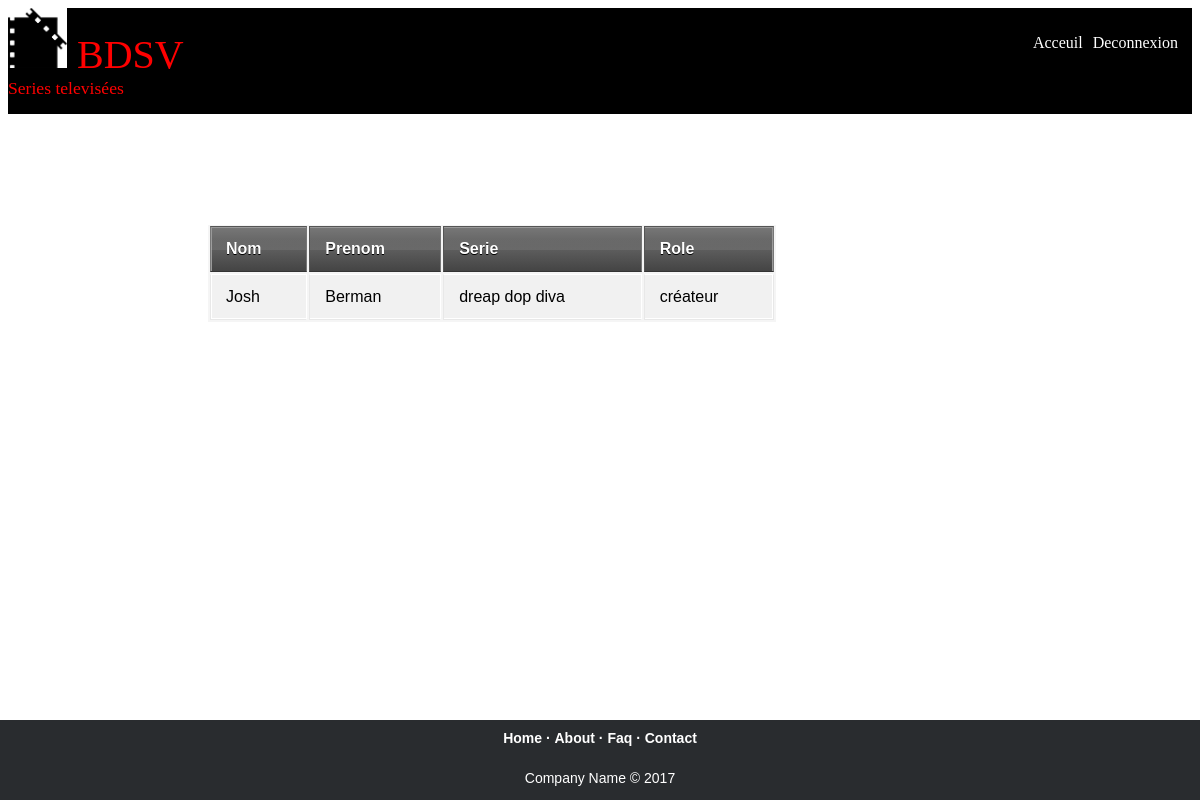
The page /participations.php?num_personnel=7 on the database its author committed.
### tables this page shows
CREATE TABLE IF NOT EXISTS `staf` (
  `num_personnel` int(11) NOT NULL,
  `nom_personnel` varchar(20) NOT NULL,
  `prenom_personnel` varchar(50) NOT NULL,
  `Statut` varchar(120) NOT NULL,
  PRIMARY KEY (`num_personnel`),
  KEY `num_personnel` (`num_personnel`)
);

CREATE TABLE IF NOT EXISTS `participations` (
  `id_participation` int(11) NOT NULL,
  `num_personnel` int(20) NOT NULL,
  `TITRE_SERIE` varchar(50) NOT NULL,
  PRIMARY KEY (`id_participation`),
  KEY `num_personnel` (`num_personnel`),
  KEY `TITRE_SERIE` (`TITRE_SERIE`)
);

### participations.php (the view, shortened to what this page needs)
<!DOCTYPE html>
<html >
  <head>
	 <link rel="stylesheet" type="text/css" href="css/style.css">
  </head>
  <body>
    <header>
				<div id="titre_principal">
                     <div id="logo">
                        <img src="images/logo1.jpg" alt="Logo cinema" />
                        <h1>BDSV</h1>
                      </div>
                    <h2>Series televisées </h2>
                     <div id="droite">
				        <nav>
                        <ul>
                        <li><a href="index1.php">Acceuil</a></li>
                        <li><a href="deconnexion.php">Deconnexion</a></li>
                        </ul>
                        </nav>
				      </div>
                 </div>
    </header>
	<div class="Container">
        <div class="MainWebsite">
          <div class="Feeds">
               <div class="Results">
                 <table class="table">
                   <thead>
                     <tr>
                      <th>Nom </th>
                      <th>Prenom</th>
					  <th>Serie </th>
                      <th>Role</th>
                      </tr>
                    </thead>
                    <tbody>
 <?php
try
{
$bdd = new PDO('mysql:host=localhost;dbname=cinema;charset=utf8', 'root', '');
}
catch(Exception $e)
{
        die('Erreur : '.$e->getMessage());
}
$num = $_REQUEST['num_personnel'];
$reponse = $bdd->query('SELECT * FROM staf where num_personnel="'.$num.'"');
while ($donnees = $reponse->fetch())
{
?>
                      <tr>
                        <td><?php  echo $donnees['nom_personnel']; ?></td>
						<td><?php  echo $donnees['prenom_personnel']; ?></td>
                        <td>
						<?php
                        $ttr= $donnees['num_personnel'];
                        $rep = $bdd->query('SELECT * FROM participations where num_personnel="'.$ttr.'" ');
                        while ($don = $rep->fetch())
                        {?>
                         <?php  echo $don['TITRE_SERIE'];  ?>
                        <?php  }?>
						</td>
						<td><?php  echo $donnees['Statut']; ?></td>
                      </tr><?php  }?>
                     </tbody>
                   </table>
               </div>
        </div>
     </div>
<footer class="footer">
			<div class="footer-centre">
				<p class="footer-links">
					<a href="#">Home</a>
					·
					<a href="#">About</a>
					·
					<a href="#">Faq</a>
					·
					<a href="#">Contact</a>
				</p>
				<p>Company Name © 2017 </p>
			</div>
</footer>
  </body>
</html>

### css/style.css (style rules this page uses)
body { background-image: url("http://cdn.wallpapersafari.com/50/68/ecUsXL.jpg"); font-family: 'Trebuchet MS', Arial, sans-serif; }
section h1, nav a { font-family: Dayrom, serif; font-weight: normal; }
header { background-color :black ; display: flex; justify-content: space-between; align-items: flex-end; }
#titre_principal { display: flex; flex-direction: column; }
#logo { display: flex; flex-direction: row; align-items: baseline; }
#logo img { width: 59px; height: 60px; }
header h1 { font-family: 'BallparkWeiner', serif; font-size: 2.5em; font-weight: normal; color : red ; margin: 0 0 0 10px; }
header h2 { font-family: Dayrom, serif; font-size: 1.1em; margin-top: 0px; font-weight: normal; color:red ; }
* { box-sizing:border-box; }
#droite { position:absolute; right:1%; top:1.1em; }
nav ul { list-style-type: none; display: flex; }
nav li { margin-right: 10px; }
nav a { color: white; padding-bottom: 3px; text-decoration: none; }
footer { position:absolute; bottom:0; right:0; left:0; background-color :black; color: white; }
.footer { background-color: #292c2f; box-shadow: 0 1px 1px 0 rgba(0, 0, 0, 0.12); box-sizing: border-box; width: 100%; text-align: center; font: normal 14px sans-serif; margin-top: 100px; }
.footer p.footer-links { font-weight: bold; color: #ffffff; padding: 10px 0 10px; margin: 0 }
.footer p.footer-links a { display:inline-block; text-decoration: none; color: inherit; }
.Feeds { position: relative; width: 80%; height: auto; }
.Results { position: relative; top: 80px; width: 60%; height: auto; left: 200px; background: red; background-color: #FFF4F4; }
.Results .table { width: 100%; }
table { background: #f5f5f5; border-collapse: separate; box-shadow: inset 0 1px 0 #fff; font-size: 16px; line-height: 24px; margin: 30px auto; text-align: left; width: 800px; }
th { background: url(http://jackrugile.com/images/misc/noise-diagonal.png), linear-gradient(#777, #444); border-left: 1px solid #555; border-right: 1px solid #777; border-top: 1px solid #555; border-bottom: 1px solid #333; box-shadow: inset 0 1px 0 #999; color: #fff; font-weight: bold; padding: 10px 15px; position: relative; text-shadow: 0 1px 0 #000; }
th:after { background: linear-gradient(rgba(255,255,255,0), rgba(255,255,255,.08)); content: ''; display: block; height: 25%; left: 0; margin: 1px 0 0 0; position: absolute; top: 25%; width: 100%; }
th:first-child { border-left: 1px solid #777; box-shadow: inset 1px 1px 0 #999; }
th:last-child { box-shadow: inset -1px 1px 0 #999; }
td { border-right: 1px solid #fff; border-left: 1px solid #e8e8e8; border-top: 1px solid #fff; border-bottom: 1px solid #e8e8e8; padding: 10px 15px; position: relative; transition: all 300ms; }
td:first-child { box-shadow: inset 1px 0 0 #fff; }
td:last-child { border-right: 1px solid #e8e8e8; box-shadow: inset -1px 0 0 #fff; }
tr { background: url(http://jackrugile.com/images/misc/noise-diagonal.png); }
tr:nth-child(odd) td { background: #f1f1f1 url(http://jackrugile.com/images/misc/noise-diagonal.png); }
tr:last-of-type td { box-shadow: inset 0 -1px 0 #fff; }
tr:last-of-type td:first-child { box-shadow: inset 1px -1px 0 #fff; }
tr:last-of-type td:last-child { box-shadow: inset -1px -1px 0 #fff; }
h1 { margin: 10px 0 0 0; }

### rows shown on the page
staf: nom_personnel "Josh", prenom_personnel "Berman", Statut "créateur"
participations: TITRE_SERIE "dreap dop diva"
